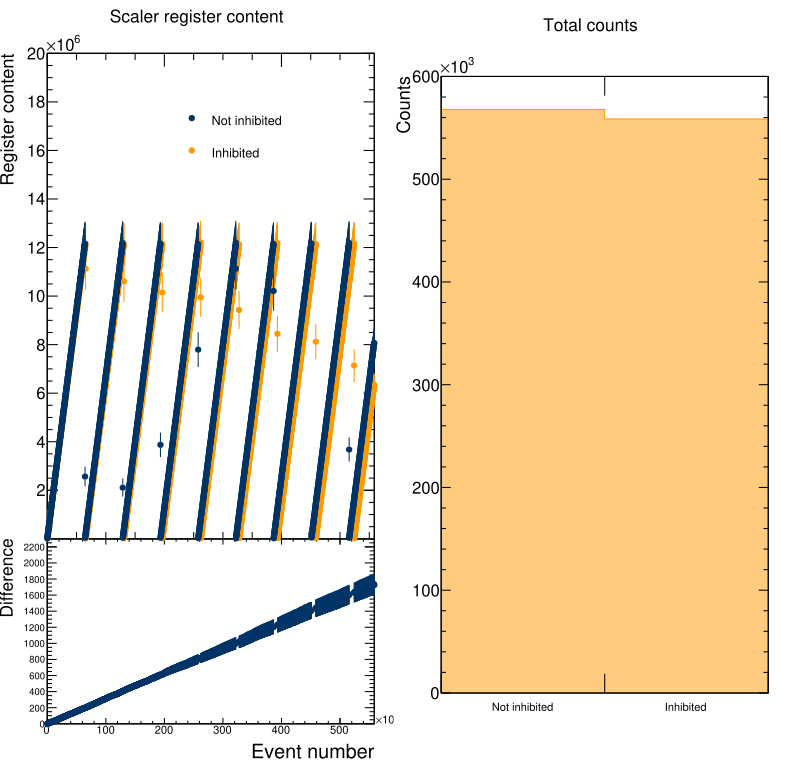

Reproduce this figure in Python.
import pandas as pd
import numpy as np
import uproot
import sys
sys.path.append('Python/utils')

from ROOT import TH1D, TCanvas, TPad, TLegend, kAzure, kOrange, gPad, gStyle, gROOT

from StyleFormatter import SetGlobalStyle, SetObjectStyle

#gROOT.SetBatch()

SetGlobalStyle(padleftmargin=0.12, padbottommargin=0.12, padrightmargin=0.05, padtopmargin=0.1, titleoffsety=1.2, titleoffsetx=0.9, titleoffset= 0.7, opttitle=1)

Tree=uproot.open("data/input/DataFullRun.root")["fTreeData"]

##########
#   S1   #
##########

Df=Tree.arrays(library='pd')

Df=Df[["Module1_0","Module2_0","Module5_0"]]
print(Df["Module1_0"].max())
print("Not Inhibited", 2**16*8+Df.iloc[-2]["Module1_0"])
print("Inhibited", 2**16*8+Df.iloc[-2]["Module2_0"])
print("Contamination", (len(Df.query("Module5_0==1")))/(2**16*8+Df.iloc[-2]["Module2_0"]))
print("N_bad_T", len(Df.query("Module5_0==1")))


events=list(range(len(Df)))

c = TCanvas("NotInhibited","NotInhibited",1000,1000)


c.Draw()
pBotLeft = TPad("p1","p1",0.,0.,0.5,0.3)
pBotLeft.SetTopMargin(0.)
pBotLeft.SetBottomMargin(0.2)
pBotLeft.Draw()
pUpLeft = TPad("p3","p3",0.,0.3,0.5,1.)
#pUpLeft.SetRightMargin(0.14)
pUpLeft.SetBottomMargin(0.)
pUpLeft.Draw()
pRight = TPad("p2","p2",0.5,0.,1.,1.)
pRight.SetBottomMargin(0.1)
pRight.Draw()

pUpLeft.cd()
hUpLeftFrame=pUpLeft.DrawFrame(0,2,len(events),20e6,"Scaler register content;Event number;Register content")
hUpLeftFrame.GetXaxis().SetMaxDigits(10)
hInhibited = TH1D("Inhibited","Inhibited",3000,0,len(events))

hInhibited.FillN(len(Df["Module2_0"]),np.asarray(events,'d'),np.asarray(Df["Module2_0"],'d'))
SetObjectStyle(hInhibited,color=kOrange-3,fillalpha=0.5,linewidth=1)
hInhibited.Draw("same")

hNotInhibited = TH1D("NotInhibited","NotInhibited",3000,0,len(events))
hNotInhibited.FillN(len(Df["Module1_0"]),np.asarray(events,'d'), np.asarray(Df["Module1_0"],'d'))
SetObjectStyle(hNotInhibited,color=kAzure+3,fillalpha=0.5,linewidth=1)
hNotInhibited.Draw("same")

leg = TLegend(0.435, 0.81, 0.85, 0.69)
leg.SetTextFont(42)
leg.SetTextSize(gStyle.GetTextSize()*0.7)
leg.SetFillStyle(0)
#leg.SetHeader("S1 Normalised counts")
leg.AddEntry(hNotInhibited, 'Not inhibited', 'p')
leg.AddEntry(hInhibited, 'Inhibited', 'p')
leg.Draw("same")

pBotLeft.cd()
hBotLeftFrame=pBotLeft.DrawFrame(0,0,len(events),2.3e6,";Event number;Difference")
hBotLeftFrame.GetYaxis().SetTitleSize(0.08)
hBotLeftFrame.GetXaxis().SetTitleSize(0.09)
hBotLeftFrame.GetXaxis().SetLabelSize(0.05)
hBotLeftFrame.GetXaxis().SetLabelSize(0.05)
hBotLeftFrame.GetYaxis().SetTitleOffset(0.8)
hBotLeftFrame.GetXaxis().SetTitleOffset(0.8)
hDifference = TH1D("Difference","Difference",3000,0,len(events))
hDifference.FillN(len(Df["Module1_0"]),np.asarray(events,'d'), np.asarray(Df["Module1_0"]-Df["Module2_0"],'d'))
SetObjectStyle(hDifference,color=kAzure+3,fillalpha=1,linewidth=1)
hDifference.Draw("same")
pBotLeft.Modified()
pBotLeft.Update()

pRight.cd()
hComparison = TH1D("Total counts","Total counts;;Counts",2,0,2)
hComparison.Fill(0,2**16*8+Df.iloc[-2]["Module1_0"])
hComparison.Fill(1,2**16*8+Df.iloc[-2]["Module2_0"])
hComparison.SetAxisRange(0., 600000.,"Y")
hComparison.GetXaxis().SetBinLabel(1,"Not inhibited")
hComparison.GetXaxis().SetBinLabel(2,"Inhibited")
hComparison.GetXaxis().CenterLabels()
SetObjectStyle(hComparison,color=kOrange-3,fillalpha=0.5,linewidth=1)
hComparison.Draw("hist,same")

c.cd()
c.Update()
c.cd(0)
c.SaveAs("/home/fabrizio/Documents/Lectures/Lab1/LabFNS1/Python/src/DeadTime.pdf")
